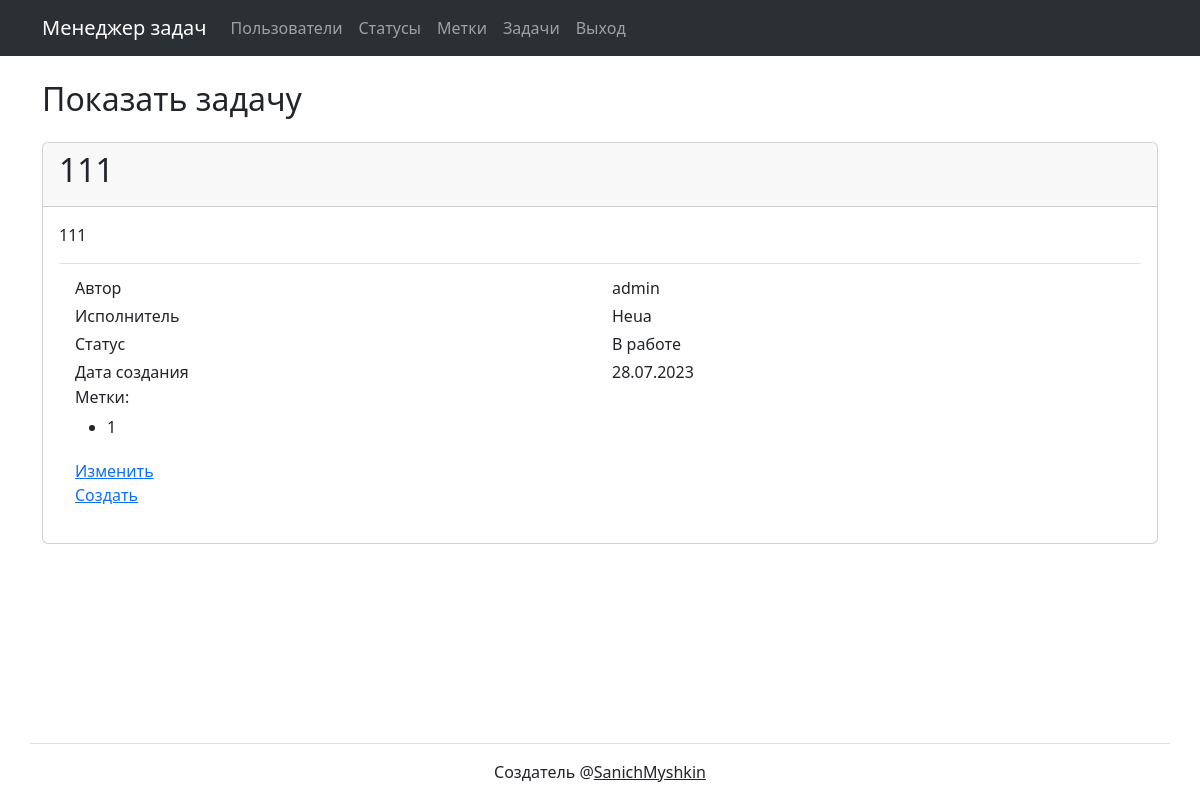
Screenshot of /tasks/2/ (signed in) with the database file from the repository.
### task_manager/tasks/models.py (models this page shows, shortened)
class Task(models.Model):
    name = models.CharField(max_length=255,
                            verbose_name=names.name)
    description = models.TextField(null=True,
                                   verbose_name=names.descr)
    author = models.ForeignKey(User, on_delete=models.PROTECT,
                               verbose_name=names.author)
    status = models.ForeignKey(Status, on_delete=models.PROTECT,
                               verbose_name=names.status)
    executor = models.ForeignKey(User, on_delete=models.PROTECT,
                                 null=True,
                                 blank=True,
                                 related_name='executor',
                                 verbose_name=names.executor
                                 )
    time_create = models.DateTimeField(auto_now_add=True,
                                       verbose_name=names.date)
    labels = models.ManyToManyField(Label,
                                    through='LabelForTask',
                                    verbose_name=names.labels,
                                    blank=True)

### task_manager/users/models.py (models this page shows)
class User(AbstractUser):
    def __str__(self):
        return self.username

### task_manager/statuses/models.py (models this page shows)
class Status(models.Model):
    time_create = models.DateTimeField(auto_now_add=True)
    name = models.CharField(max_length=200, unique=True)
    def __str__(self):
        return self.name

### task_manager/labels/models.py (models this page shows)
class Label(models.Model):
    time_create = models.DateTimeField(auto_now_add=True)
    name = models.CharField(max_length=255,
                            verbose_name=names.name)
    class Meta:
        verbose_name = names.label
        verbose_name_plural = names.labels
    def __str__(self):
        return self.name

### task_manager/tasks/views.py (the view, shortened to what this page needs)
# urls.py: path('<int:pk>/', ShowTask.as_view(), name='show_task'),
class ShowTask(LoginRequiredMixin, DetailView):
    model = Task
    template_name = 'tasks/show_task.html'
    context_object_name = 'task'
    login_url = 'user_login'

### task_manager/templates/tasks/show_task.html
{% extends 'base.html' %}
{% load django_bootstrap5 %}
{% load i18n %}
{% block content %}
<div class="container wrapper flex-grow-1">
    <div class="my-4 text-dark text-left mx-0">
        <h2>{% trans 'Task show' %}</h2>
    </div>
    <div class="card">
        <div class="card-header bg-grey">
            <h2>{{ task.name }}</h2>
        </div>
        <div class="card-body mb-3">
            <div class="border-bottom">
                <p>{{ task.description }}</p>
            </div>
            <div class="row m-1 pt-2">
                <div class="col">{% trans 'Author' %}</div>
                <div class="col">{{ task.author }}</div>
            </div>
            <div class="row m-1">
                <div class="col">{% trans 'Executor' %}</div>
                <div class="col">{{ task.executor }}</div>
            </div>
            <div class="row m-1">
                <div class="col">{% trans 'Status' %}</div>
                <div class="col">{{ task.status }}</div>
            </div>
            <div class="row m-1">
                <div class="col">{% trans 'Created date' %}</div>
                <div class="col">{{ task.time_create|date:'d.m.Y' }}</div>
            </div>
            <div class="row m-1">
                <div class="col">
                    <h6>{% trans "Labels:" %}</h6>
                    {% for lbl in task.labels.all %}
                    <ul>
                        <li>{{ lbl }}</li>
                    </ul>
                    {% endfor %}
                </div>
            </div>
            <div class="row m-1">
                <div class="col">
                    <a href="{% url 'update_tsk' task.pk %}">{% trans 'Update' %}</a>
                    <br>
                    <a href="{% url 'delete_tsk' task.pk %}">{% trans 'Create' %}</a>
                </div>
            </div>
        </div>
    </div>
</div>
{% endblock %}

### rows the page displays
Task: name "111", description "111", author "admin", executor "Heua", status "В работе", time_create "28.07.2023"
Label: name "1"
